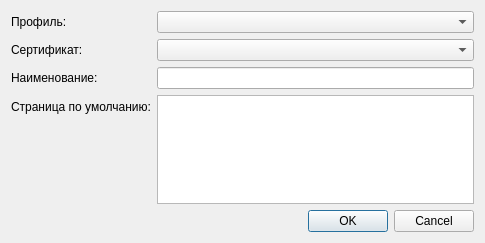
<?xml version="1.0" encoding="UTF-8"?>
<ui version="4.0">
 <class>DialogSelectedRow</class>
 <widget class="QDialog" name="DialogSelectedRow">
  <property name="geometry">
   <rect>
    <x>0</x>
    <y>0</y>
    <width>485</width>
    <height>243</height>
   </rect>
  </property>
  <property name="windowTitle">
   <string>Dialog</string>
  </property>
  <property name="windowIcon">
   <iconset>
    <normaloff>:/img/Firefox.ico</normaloff>:/img/Firefox.ico</iconset>
  </property>
  <layout class="QGridLayout" name="gridLayout">
   <item row="0" column="0">
    <layout class="QFormLayout" name="formLayout">
     <item row="0" column="0">
      <widget class="QLabel" name="label">
       <property name="text">
        <string>Профиль:</string>
       </property>
      </widget>
     </item>
     <item row="0" column="1">
      <widget class="QComboBox" name="cmbMozillaProfile"/>
     </item>
     <item row="2" column="0">
      <widget class="QLabel" name="label_2">
       <property name="text">
        <string>Наименование:</string>
       </property>
      </widget>
     </item>
     <item row="2" column="1">
      <widget class="QLineEdit" name="lblName"/>
     </item>
     <item row="3" column="0">
      <widget class="QLabel" name="label_3">
       <property name="text">
        <string>Страница по умолчанию:</string>
       </property>
      </widget>
     </item>
     <item row="3" column="1">
      <widget class="QTextEdit" name="txtUrl"/>
     </item>
     <item row="1" column="0">
      <widget class="QLabel" name="label_4">
       <property name="text">
        <string>Сертификат:</string>
       </property>
      </widget>
     </item>
     <item row="1" column="1">
      <widget class="QComboBox" name="cmbCertificates"/>
     </item>
    </layout>
   </item>
   <item row="1" column="0">
    <widget class="QDialogButtonBox" name="buttonBox">
     <property name="orientation">
      <enum>Qt::Horizontal</enum>
     </property>
     <property name="standardButtons">
      <set>QDialogButtonBox::Cancel|QDialogButtonBox::Ok</set>
     </property>
    </widget>
   </item>
  </layout>
 </widget>
 <resources/>
 <connections>
  <connection>
   <sender>buttonBox</sender>
   <signal>accepted()</signal>
   <receiver>DialogSelectedRow</receiver>
   <slot>accept()</slot>
   <hints>
    <hint type="sourcelabel">
     <x>248</x>
     <y>254</y>
    </hint>
    <hint type="destinationlabel">
     <x>157</x>
     <y>274</y>
    </hint>
   </hints>
  </connection>
  <connection>
   <sender>buttonBox</sender>
   <signal>rejected()</signal>
   <receiver>DialogSelectedRow</receiver>
   <slot>reject()</slot>
   <hints>
    <hint type="sourcelabel">
     <x>316</x>
     <y>260</y>
    </hint>
    <hint type="destinationlabel">
     <x>286</x>
     <y>274</y>
    </hint>
   </hints>
  </connection>
 </connections>
</ui>
